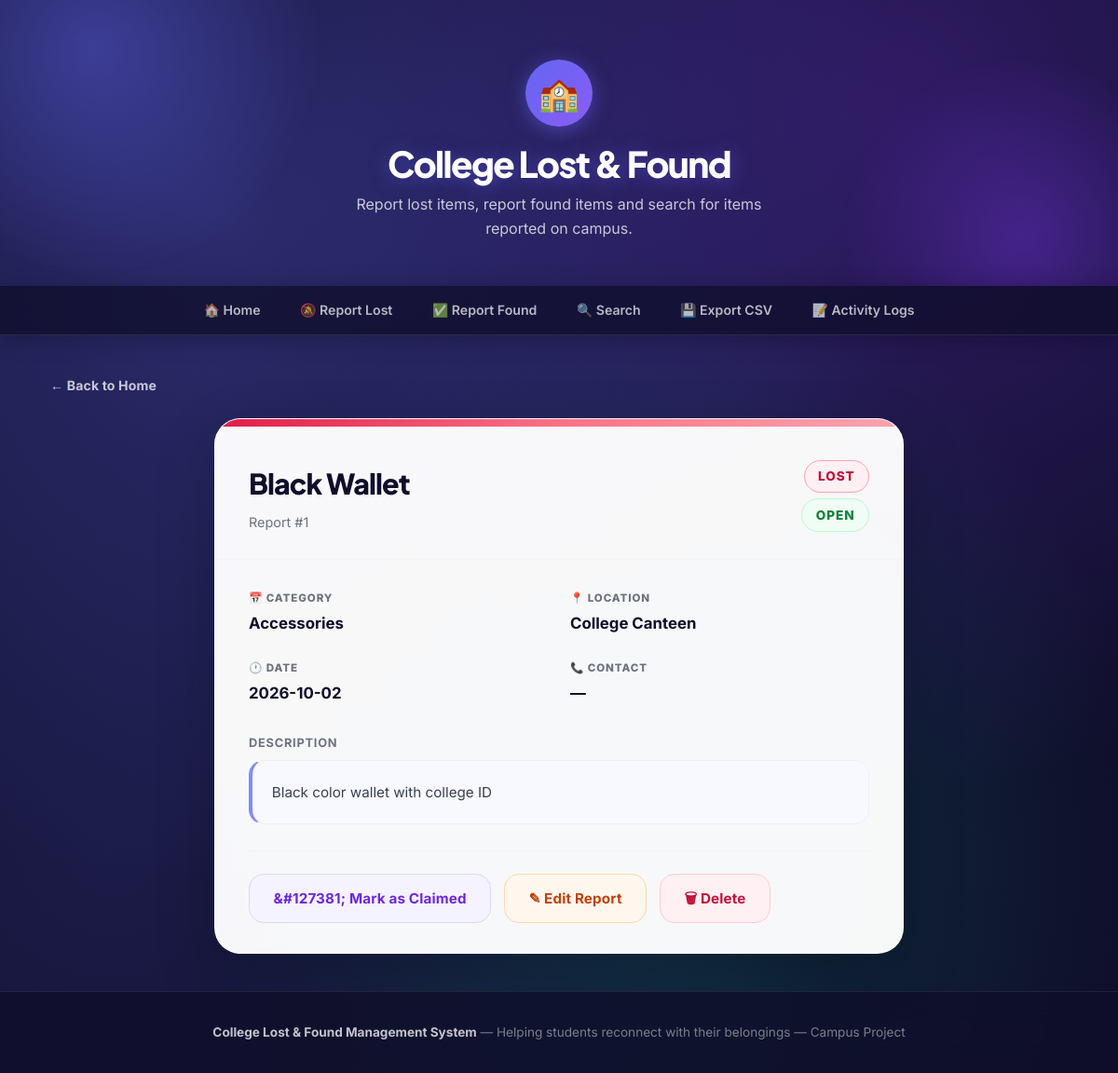
Page /item/1 on the committed database.
### tables this page shows
CREATE TABLE items (
            id INTEGER PRIMARY KEY AUTOINCREMENT,
            item_type TEXT NOT NULL,
            item_name TEXT NOT NULL,
            category TEXT NOT NULL,
            location TEXT NOT NULL,
            date TEXT NOT NULL,
            description TEXT
        , contact TEXT, status TEXT NOT NULL DEFAULT 'Open');

### app.py (the view)
@app.route("/item/<int:id>")
def item_detail(id):
    conn = None
    try:                                            # EXCEPTION HANDLING
        conn = get_db_connection()
        item = conn.execute("SELECT * FROM items WHERE id=?", (id,)).fetchone()
        if item is None:
            flash("Item not found.", "error")
            return redirect(url_for("home"))
        return render_template("item_detail.html", item=item)
    except Exception as e:                          # EXCEPTION HANDLING
        flash(f"Error fetching item: {str(e)}", "error")
        return redirect(url_for("home"))
    finally:                                        # EXCEPTION HANDLING
        if conn:
            conn.close()

### app.py (called while the page is built)
def get_db_connection():
    conn = sqlite3.connect("database.db")
    conn.row_factory = sqlite3.Row
    return conn

### templates/item_detail.html (shortened to what this page needs)
{% extends "base.html" %}
{% block content %}
<a href="{{ url_for('home') }}" class="back-link">&#8592; Back to Home</a>
<div class="detail-card">
    <div class="card-strip {{ 'lost' if item['item_type'] == 'Lost' else 'found' }}" style="height:8px;"></div>
    <div class="detail-header">
        <div>
            <h1 class="detail-title">{{ item['item_name'] }}</h1>
            <p style="color:var(--text-muted);font-size:.9rem;margin-top:.3rem;">Report #{{ item['id'] }}</p>
        </div>
        <div class="badge-group">
            <span class="badge {{ 'badge-lost' if item['item_type'] == 'Lost' else 'badge-found' }}" style="font-size:.85rem;padding:.35rem .9rem;">
                {{ item['item_type'] }}
            </span>
            <span class="badge {{ 'badge-claimed' if item['status'] == 'Claimed' else 'badge-open' }}" style="font-size:.85rem;padding:.35rem .9rem;">
                {{ item['status'] }}
            </span>
        </div>
    </div>
    <div class="detail-body">
        <div class="detail-grid">
            <div class="detail-field">
                <span class="detail-field-label">&#128197; Category</span>
                <span class="detail-field-value">{{ item['category'] }}</span>
            </div>
            <div class="detail-field">
                <span class="detail-field-label">&#128205; Location</span>
                <span class="detail-field-value">{{ item['location'] }}</span>
            </div>
            <div class="detail-field">
                <span class="detail-field-label">&#128336; Date</span>
                <span class="detail-field-value">{{ item['date'] }}</span>
            </div>
            <div class="detail-field">
                <span class="detail-field-label">&#128222; Contact</span>
                <span class="detail-field-value">{{ item['contact'] if item['contact'] else '—' }}</span>
            </div>
        </div>
        {% if item['description'] %}
            <p style="font-weight:700;font-size:.8rem;text-transform:uppercase;letter-spacing:.06em;color:var(--text-muted);margin-bottom:.5rem;">Description</p>
            <div class="detail-description">{{ item['description'] }}</div>
        {% endif %}
        <div class="detail-actions">
            <a href="{{ url_for('mark_claimed', id=item['id']) }}" class="btn btn-claim btn-lg {{ 'claimed' if item['status'] == 'Claimed' }}">
                {{ '&#10003; Mark as Open' if item['status'] == 'Claimed' else '&#127381; Mark as Claimed' }}
            </a>
            <a href="{{ url_for('edit', id=item['id']) }}" class="btn btn-edit btn-lg">&#9998; Edit Report</a>
            <a href="{{ url_for('delete', id=item['id']) }}" class="btn btn-delete btn-lg"
               onclick="return confirm('Delete this report permanently?')">&#128465; Delete</a>
        </div>
    </div>
</div>
{% endblock %}

### rows in the picture
items: item_name "Black Wallet", id "1", item_type "LOST", status "OPEN", category "Accessories", location "College Canteen", date "2026-10-02", description "Black color wallet with college ID", status "&#127381; Mark as Claimed"

### other values in the picture
{{ item['contact'] if item['contact'] else '—' }} "—"
